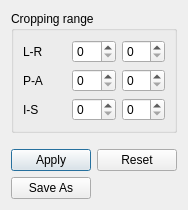
<?xml version="1.0" encoding="UTF-8"?>
<ui version="4.0">
 <class>DialogCropVolume</class>
 <widget class="QDialog" name="DialogCropVolume">
  <property name="geometry">
   <rect>
    <x>0</x>
    <y>0</y>
    <width>210</width>
    <height>247</height>
   </rect>
  </property>
  <property name="windowTitle">
   <string>Crop Volume</string>
  </property>
  <layout class="QVBoxLayout" name="verticalLayout">
   <property name="sizeConstraint">
    <enum>QLayout::SetFixedSize</enum>
   </property>
   <item>
    <widget class="QGroupBox" name="groupBox">
     <property name="title">
      <string>Cropping range</string>
     </property>
     <layout class="QGridLayout" name="gridLayout">
      <item row="0" column="0">
       <widget class="QLabel" name="label_2">
        <property name="text">
         <string>L-R</string>
        </property>
       </widget>
      </item>
      <item row="0" column="1">
       <widget class="QSpinBox" name="spinBoxMinX"/>
      </item>
      <item row="0" column="2">
       <widget class="QSpinBox" name="spinBoxMaxX"/>
      </item>
      <item row="1" column="0">
       <widget class="QLabel" name="label_3">
        <property name="text">
         <string>P-A</string>
        </property>
       </widget>
      </item>
      <item row="1" column="1">
       <widget class="QSpinBox" name="spinBoxMinY"/>
      </item>
      <item row="1" column="2">
       <widget class="QSpinBox" name="spinBoxMaxY"/>
      </item>
      <item row="2" column="0">
       <widget class="QLabel" name="label_4">
        <property name="text">
         <string>I-S</string>
        </property>
       </widget>
      </item>
      <item row="2" column="1">
       <widget class="QSpinBox" name="spinBoxMinZ"/>
      </item>
      <item row="2" column="2">
       <widget class="QSpinBox" name="spinBoxMaxZ"/>
      </item>
     </layout>
    </widget>
   </item>
   <item>
    <spacer name="verticalSpacer">
     <property name="orientation">
      <enum>Qt::Vertical</enum>
     </property>
     <property name="sizeHint" stdset="0">
      <size>
       <width>0</width>
       <height>10</height>
      </size>
     </property>
    </spacer>
   </item>
   <item>
    <layout class="QGridLayout" name="gridLayout_2">
     <item row="0" column="0">
      <widget class="QPushButton" name="pushButtonApply">
       <property name="text">
        <string>Apply</string>
       </property>
      </widget>
     </item>
     <item row="0" column="1">
      <widget class="QPushButton" name="pushButtonReset">
       <property name="text">
        <string>Reset</string>
       </property>
      </widget>
     </item>
     <item row="1" column="0">
      <widget class="QPushButton" name="pushButtonSaveAs">
       <property name="text">
        <string>Save As</string>
       </property>
      </widget>
     </item>
    </layout>
   </item>
  </layout>
 </widget>
 <resources/>
 <connections>
  <connection>
   <sender>spinBoxMinX</sender>
   <signal>valueChanged(int)</signal>
   <receiver>DialogCropVolume</receiver>
   <slot>OnSpinRange(int)</slot>
   <hints>
    <hint type="sourcelabel">
     <x>84</x>
     <y>52</y>
    </hint>
    <hint type="destinationlabel">
     <x>262</x>
     <y>154</y>
    </hint>
   </hints>
  </connection>
  <connection>
   <sender>spinBoxMaxX</sender>
   <signal>valueChanged(int)</signal>
   <receiver>DialogCropVolume</receiver>
   <slot>OnSpinRange(int)</slot>
   <hints>
    <hint type="sourcelabel">
     <x>153</x>
     <y>42</y>
    </hint>
    <hint type="destinationlabel">
     <x>341</x>
     <y>167</y>
    </hint>
   </hints>
  </connection>
  <connection>
   <sender>spinBoxMinY</sender>
   <signal>valueChanged(int)</signal>
   <receiver>DialogCropVolume</receiver>
   <slot>OnSpinRange(int)</slot>
   <hints>
    <hint type="sourcelabel">
     <x>68</x>
     <y>76</y>
    </hint>
    <hint type="destinationlabel">
     <x>263</x>
     <y>199</y>
    </hint>
   </hints>
  </connection>
  <connection>
   <sender>spinBoxMaxY</sender>
   <signal>valueChanged(int)</signal>
   <receiver>DialogCropVolume</receiver>
   <slot>OnSpinRange(int)</slot>
   <hints>
    <hint type="sourcelabel">
     <x>163</x>
     <y>87</y>
    </hint>
    <hint type="destinationlabel">
     <x>204</x>
     <y>146</y>
    </hint>
   </hints>
  </connection>
  <connection>
   <sender>spinBoxMinZ</sender>
   <signal>valueChanged(int)</signal>
   <receiver>DialogCropVolume</receiver>
   <slot>OnSpinRange(int)</slot>
   <hints>
    <hint type="sourcelabel">
     <x>77</x>
     <y>119</y>
    </hint>
    <hint type="destinationlabel">
     <x>100</x>
     <y>144</y>
    </hint>
   </hints>
  </connection>
  <connection>
   <sender>spinBoxMaxZ</sender>
   <signal>valueChanged(int)</signal>
   <receiver>DialogCropVolume</receiver>
   <slot>OnSpinRange(int)</slot>
   <hints>
    <hint type="sourcelabel">
     <x>149</x>
     <y>121</y>
    </hint>
    <hint type="destinationlabel">
     <x>199</x>
     <y>204</y>
    </hint>
   </hints>
  </connection>
 </connections>
 <slots>
  <slot>OnSpinRange(int)</slot>
 </slots>
</ui>
